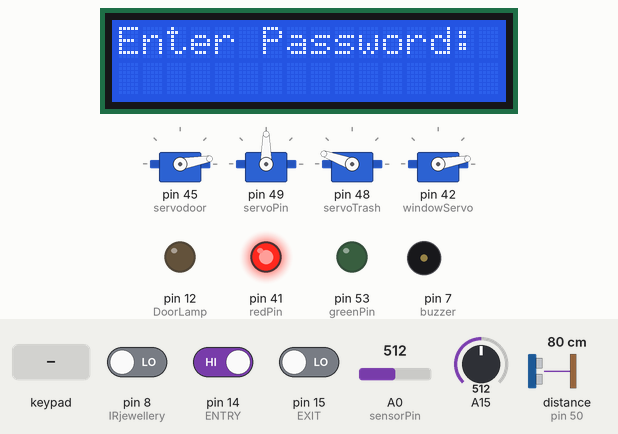
Recording of a sketch running on a simulated Arduino Mega 2560, built with avr-gcc and run on an emulated ATmega2560. On the bench: 16×2 character LCD, 4 × servo, output pins drawn as LEDs (lit = HIGH), buzzer (waves = sounding, pin HIGH). Wiring (inferred from the names in the program): ultrasonic range finder: trigger pin 51; echo pin 50. Inputs (shaded band) come from the test bench; at power-on: distance to the obstacle (sensor on pin 50) 80 cm, A15 = 512, pin 8 (IRjewellery) LOW, pin 14 (ENTRY) HIGH, pin 15 (EXIT) LOW, A0 (sensorPin) = 512. The echo pulse lasts 58.3 µs per cm; pins used as bus, display or sensor lines are not drawn.

Above: at 4.2 s.
4.3 s: keypad keys 3 5 7 pressed 1.13 s apart
At 6.0 s:
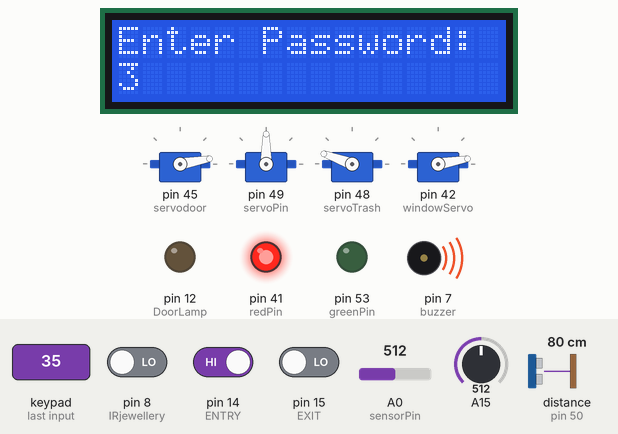
9.9 s: distance to the obstacle (sensor on pin 50) set to 2 cm
At 12.4 s:
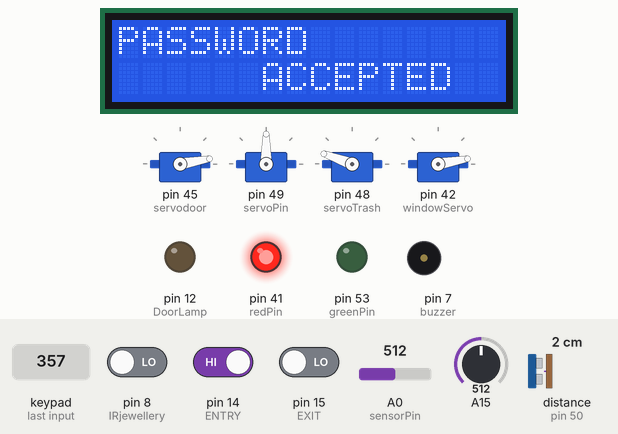
13.6 s: A15 set to 390
17.3 s: pin 8 (IRjewellery) driven HIGH
21.0 s: pin 14 (ENTRY) driven LOW
At 23.5 s:
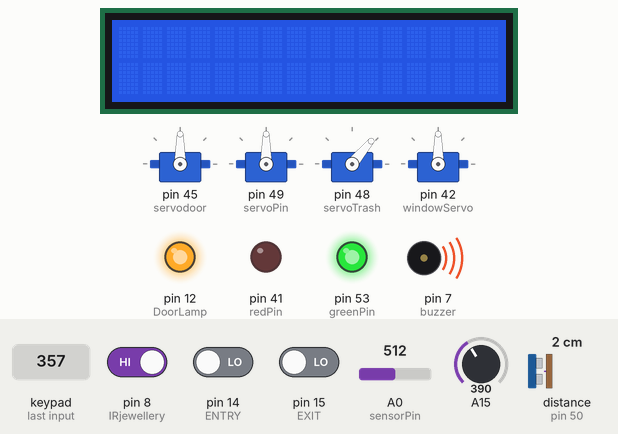
24.7 s: key '*' pressed
At 32.2 s:
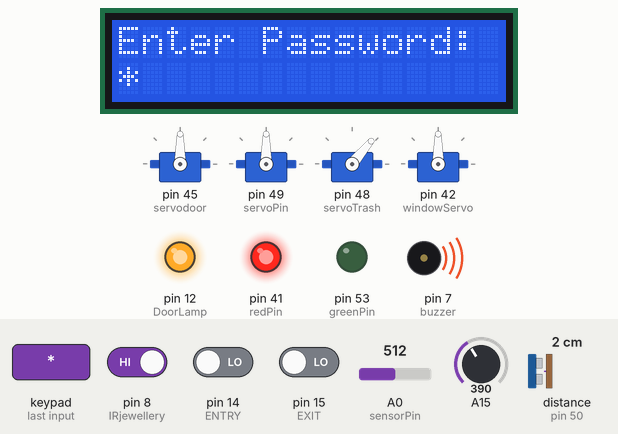
Timing chart, 0 to 33.3 s (numbered marks = the images above; inputs shaded):
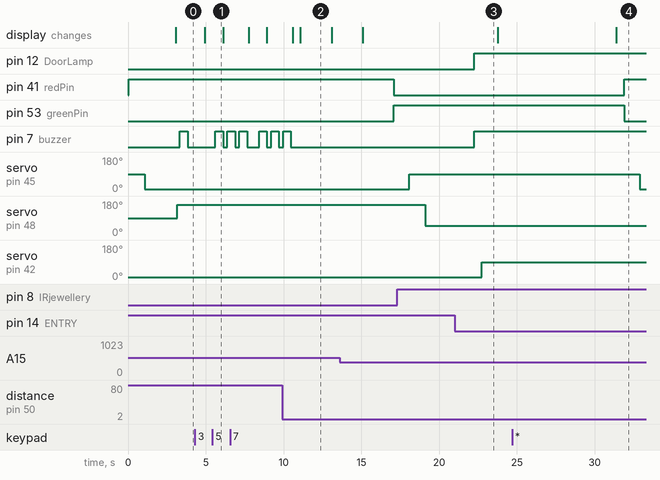

The sketch:

SmartHome.ino
```cpp
#include<Keypad.h> // KEYPAD LIBRARY FOR KEYPAD INTERFACING
#include<LiquidCrystal.h> // LIBRARY FOR LCD INTERFACING
#include<Servo.h>// LIBRARY FOR SERVO MOTOR
//#include<String.h>
#define buzzer 7// DEFINING PIN FOR BUZZER.
//ROOM DOOR
#define ENTRY 14
#define EXIT 15
#define DoorLamp 12
#define IRjewellery 8
Servo servoTrash;
int const trigPin = 51;
int const echoPin = 50;
int sensorPin = A0;
int servoPin  = 49;

int sensorValue = 0;
int servoGrad = 90;
int tolerance = 40;

Servo servoSunflower;


LiquidCrystal lcd(19, 35, 39, 31, 30, 26); // PINS FOR LCD

char keys[4][3] = { // LAYOUT OF KEYPAD
  {'1', '2', '3'},
  {'4', '5', '6'},
  {'7', '8', '9'},
  {'*', '0', '#'}
};

byte rowPin[4] = {6, 5, 4, 3}; // ROW PINS OF KEYPAD
byte colPin[3] = {2, 1, 0}; // COLUMN PINS OF KEYPAD

Servo servodoor;
String password = "357";  // SETTING DEFAULT PASSWORD.
int position = 0; // VARIABLE FOR DETERMINING THE POSITION.

int wrong = 0; // VARIABLE FOR CALCULATING THE WRONG INPUT.

int redPin = 41; // DEFINING PIN FOR RED LED
int greenPin = 53; // DEFINING PIN FOR GREEN LED

Keypad keypad = Keypad(makeKeymap(keys), rowPin, colPin, 4, 3);
// MAPPING THE KEYPAD.


int total = 0; // VARIABLE TO DETERMINE THE NUMBER OF WRONG ATTEMPTS.

int rainSensorValue = 0;
Servo windowServo;

void setup()
{
  //DOOR
  pinMode(redPin, OUTPUT);
  pinMode(greenPin, OUTPUT);
  lcd.begin(16, 2);
  servodoor.attach(45);
  setLocked(true);
  delay(1000);

  //SUNFLOWER AND TRASH
  //pinMode(buzzer, OUTPUT); pinMode( sensorPin, INPUT);
  servoSunflower.attach( servoPin );
  servoSunflower.write( servoGrad );
  pinMode(trigPin, OUTPUT);
  pinMode(echoPin, INPUT);
  servoTrash.attach(48);

  //ROOM DOOR
  //Serial.begin(9600);
  pinMode(ENTRY, INPUT);
  pinMode(EXIT, INPUT);
  pinMode(DoorLamp, OUTPUT);
  pinMode(buzzer, OUTPUT);

   pinMode(IRjewellery, INPUT);
}
int count = 0;

int blinds=0;

void loop()
{

  lcd.clear();
  lcd.print("Enter Password:");
  delay(100);

  char pressed = keypad.getKey(); // TAKING THE INPUT FROM KEYPAD
  String key[3];

  if (pressed) // IF THE KEY IS PRESSED
  {
    lcd.clear();
    lcd.print("Enter Password:");
    lcd.setCursor(position, 2);
    lcd.print(pressed);
    delay(500);
    if (pressed == '*' || pressed == '#')
    {
      position = 0;
      setLocked(true);
      lcd.clear();
    }

    else if (pressed == password[position])
    {
      key[position] = pressed;
      position++;
    }

    else if (pressed != password[position] )
    { // IN CASE OF WRONG INPUT INCREMENT BOTH WRONG AND POSITION.
      wrong++;
      position ++;
    }

    if (position == 3)
    { // WHEN POSITION == 3 THEN CHECK THE FOLLOWING
      if ( wrong > 0) // IF ANY WRONG INPUT IF GIVEN THEN INCREMENT TOTAL AND
        // SET WRONG AND POSITION TO ZERO.
      {
        total++;
        wrong = 0;
        position = 0;
        lcd.clear();
        lcd.print("WRONG");
        lcd.setCursor(5, 2);
        lcd.print("PASSWORD");
        delay(1000);
        setLocked(true);
      }

      else if (position == 3 && wrong == 0)
      { // IF NO WRONG VALUE IS GIVEN THEN DISPLAY THE ACCEPTED PASSWORD AND
        // MOVE THE SERVO MOTOR.
        position = 0;
        wrong = 0;
        lcd.clear();
        lcd.print("PASSWORD");
        lcd.setCursor(6, 2);
        lcd.print("ACCEPTED");
        delay(2000);
        lcd.clear();
        lcd.print("Door Open");
        delay(2000);
        lcd.clear();
        lcd.setCursor(16, 0);
        lcd.print("Welcome!");
        lcd.setCursor(16, 1);
        delay(2000);
        setLocked(false);
      }

      if (total == 3) // IF TOTAL OF 3 ATTEMPTS ARE DONE BY ENTERING WRONG PASS
        //WORD THEN SOUND A BUZZER AND SET TOTAL TO 0.
      {
        total = 0;
        buzzer_beep();
        delay(500);
      }

    }

  }

  //SUNFLOWER AND TRASH
  sensorValue = analogRead(sensorPin);
  if ( sensorValue < (512 - tolerance) )
  {
    if (servoGrad < 180) servoGrad++;
  }

  if ( sensorValue > (512 + tolerance) )
  {
    if (servoGrad > 0) servoGrad--;
  }

  servoSunflower.write( servoGrad );
  int duration, distance;
  digitalWrite(trigPin, HIGH);
  delay(1);
  digitalWrite(trigPin, LOW);
  // Measure the pulse input in echo pin
  duration = pulseIn(echoPin, HIGH);
  // Distance is half the duration devided by 29.1 (from datasheet)
  distance = (duration / 2) / 29.1;
  // if distance less than 0.5 meter and more than 0 (0 or less means over range)
  if (distance <= 3 && distance >= 0) {
    servoTrash.write(50);
    delay(3000);
  } else {

    servoTrash.write(160);
  }
  // Waiting 60 ms won't hurt any one
  delay(60);

  delay(100);

//ROOM DOOR

if (digitalRead(ENTRY) == LOW) //&& digitalRead(EXIT)==HIGH)
  {

    digitalWrite(DoorLamp, HIGH);
    digitalWrite(buzzer, HIGH);
    delay(500);

    if (count >= 0)
      {count++;
      Serial.print(count);}
    digitalWrite(buzzer, LOW);

  }
  else if (digitalRead(EXIT) == LOW) // && digitalRead(ENTRY)==HIGH)
  {
    if (count > 0) {
      count--;
      digitalWrite(buzzer, HIGH);
    }

    if (count == 0) {
      digitalWrite(DoorLamp, LOW);
      digitalWrite(buzzer, HIGH);
    }

    delay(500);
    digitalWrite(buzzer, LOW);

  }


 if (digitalRead(IRjewellery) == HIGH)
  {
    digitalWrite(buzzer, HIGH);
  }
  else
      {digitalWrite(buzzer, LOW);}


rainSensorValue = analogRead(A15);
  if(rainSensorValue <800 && rainSensorValue > 400)
  {

    if(blinds==0){
    windowServo.attach(42);
    windowServo.write(10);
   delay(1000);
          windowServo.detach();
          blinds=1;}
  }else{

  if(blinds==1){
  windowServo.attach(42);
          windowServo.write(90);
         delay(1000);
          windowServo.detach();
          blinds=0;}
  }
  Serial.println(rainSensorValue);
  //delay(3000);
}


void setLocked(int locked)// FUNCTION TO CHANGE STATUS OF SERVO MOTOR.
{
  if (locked)
  {
    digitalWrite(redPin, HIGH);
    digitalWrite(greenPin, LOW);
    delay(1000);
    servodoor.attach(45);
    servodoor.write(10);
    delay(1000);
    servodoor.detach();
  }
  else
  {
    digitalWrite(redPin, LOW);
    digitalWrite(greenPin, HIGH);
    delay(1000);
    servodoor.attach(45);
    servodoor.write(90);
    delay(1000);
    servodoor.detach();
  }
}
void buzzer_beep()// FUNCTION TO BEEP THE BUZZER.
{
  digitalWrite(buzzer, HIGH);
  lcd.clear();
  lcd.setCursor(5, 0);
  lcd.print("ALARM!");
  delay(5000);
  digitalWrite(buzzer, LOW);
  delay(1000);

  delay(2000);
  // while (1)
  //{
  // lcd.scrollDisplayLeft();
  //delay(5000);
  //}
}
```

Measured:
- after the input at 4.3 s, the display: changes after 0.64 s (image 1)
- after the input at 21.0 s, pin 12 (DoorLamp): LOW → HIGH after 1.3 s
- after the input at 24.7 s, pin 41 (redPin): LOW → HIGH after 7.2 s; pin 53 (greenPin): HIGH → LOW after 7.2 s; servo on pin 45 (servodoor): 90° → 10° after 8.2 s; the display: changes after 6.7 s (image 4)
- what the display in image 2 shows lasts 2.0 s, from 11.1 s to 13.1 s
